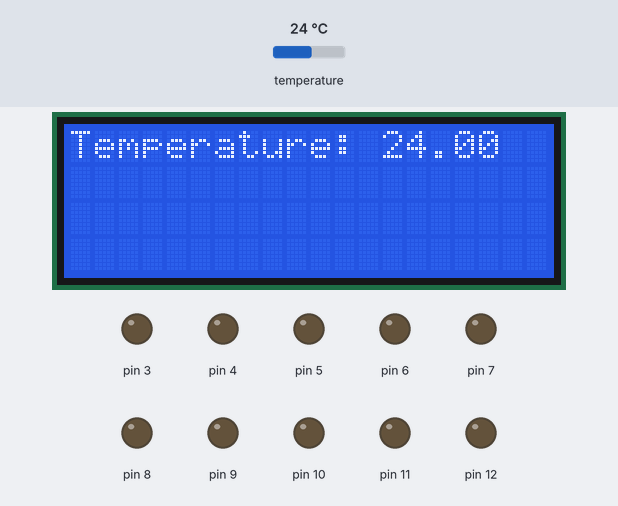
This sketch was run on a simulated Arduino Uno, built with avr-gcc and run on an emulated ATmega328P. Parts: 20×4 character LCD, output pins drawn as LEDs (lit = HIGH). The test bench sets the inputs (shaded band); at power-on: temperature 24 °C.

Above: at 2.5 s.
2.6 s: temperature set to 38.3 °C
At 4.0 s:
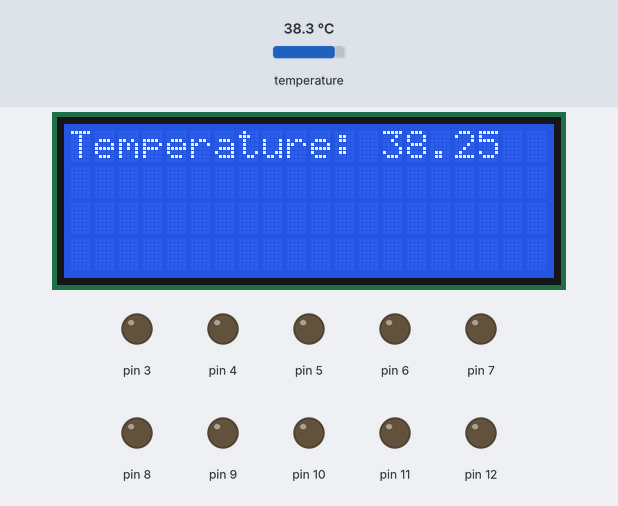
At 6.79 s:
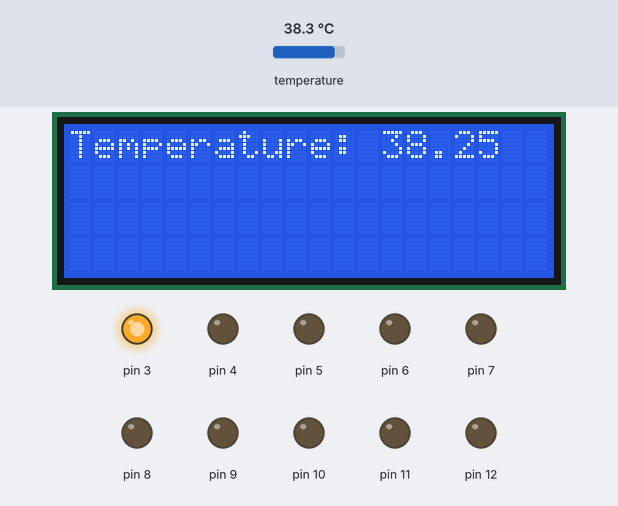
6.9 s: temperature set to 39.9 °C
8.7 s: temperature set to 12 °C
At 10.0 s:
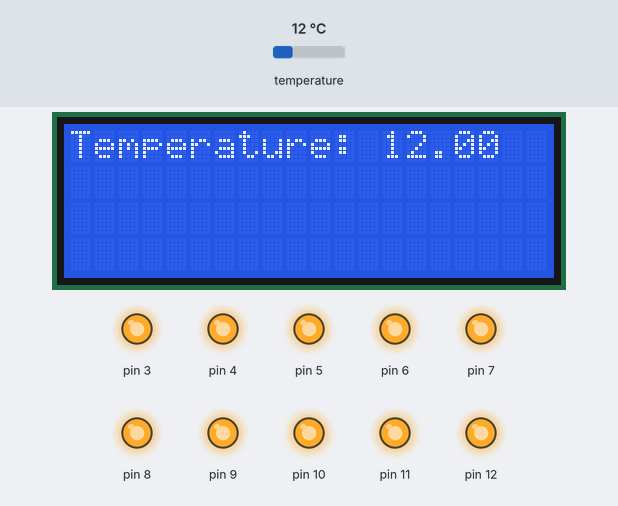
Timing chart, 0 to 14.1 s (numbered marks = the images above; inputs shaded):
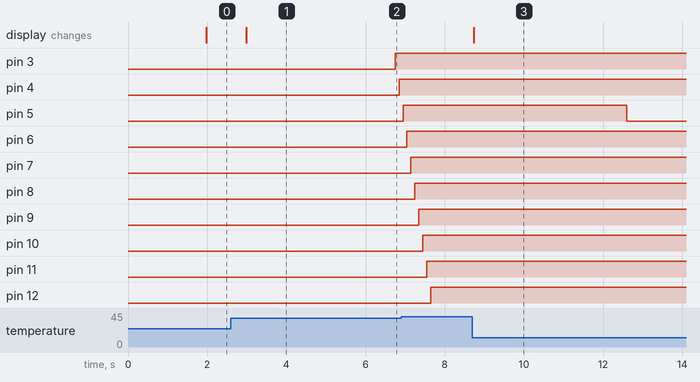

Measured:
- after the input at 2.6 s, the display: changes after 0.38 s (image 1)
- after the input at 8.7 s, pin 5: HIGH → LOW after 3.9 s; the display: changes at once (image 3)

The sketch:

temp_proj.ino
```cpp
#include <temperature.h>;

void setup() {
  // put your setup code here, to run once:
  for (int i = 3; i < 13; i++) {
    pinMode(i, OUTPUT);
    digitalWrite(i, LOW);
  }

  sensor.begin();
  lcd.init();
  lcd.backlight();
  Serial.begin(115200);
}

void loop() {
  printTempOnLed(5000);
  printTempOnMonitor(1000);
}
```

temperature.h
```cpp
#define ONE_WIRE_BUS 2

#include <DallasTemperature.h>
#include <Wire.h>
#include <OneWire.h>
#include <LiquidCrystal_I2C.h>

OneWire oneWire(ONE_WIRE_BUS);

DallasTemperature sensor(&oneWire);

LiquidCrystal_I2C lcd(0x27, 20, 4);

void printTempOnMonitor(uint32_t interval) {
  static unsigned long timer;
  if (timer + interval > millis()) return;
  timer = millis();

  sensor.requestTemperatures();
  delay(200);
  double temp = sensor.getTempCByIndex(0);
  if (temp != DEVICE_DISCONNECTED_C) {
    lcd.setCursor(0, 0);
    lcd.print("Temperature: ");
    lcd.print(temp);
  }
  else {
    lcd.print("Can't read temp");
  }
}

void printTempOnLed(uint32_t interval) {
  static unsigned long timer;
  if (timer + interval > millis()) return;
  timer = millis();

  sensor.requestTemperatures();
  double temp = sensor.getTempCByIndex(0);
  for (int i = 3; i < temp / 3; i++) {
    if (temp / 3 > 13) {
      Serial.println("Temperature is higher than 40");
      for (int j = 3; j < 13; j++) {
        digitalWrite(i, HIGH);
        delay(100);
      }
      break;
    }
    digitalWrite(i, HIGH);
    delay(100);
    digitalWrite(temp / 3 + 1, LOW);
  }
}
```
